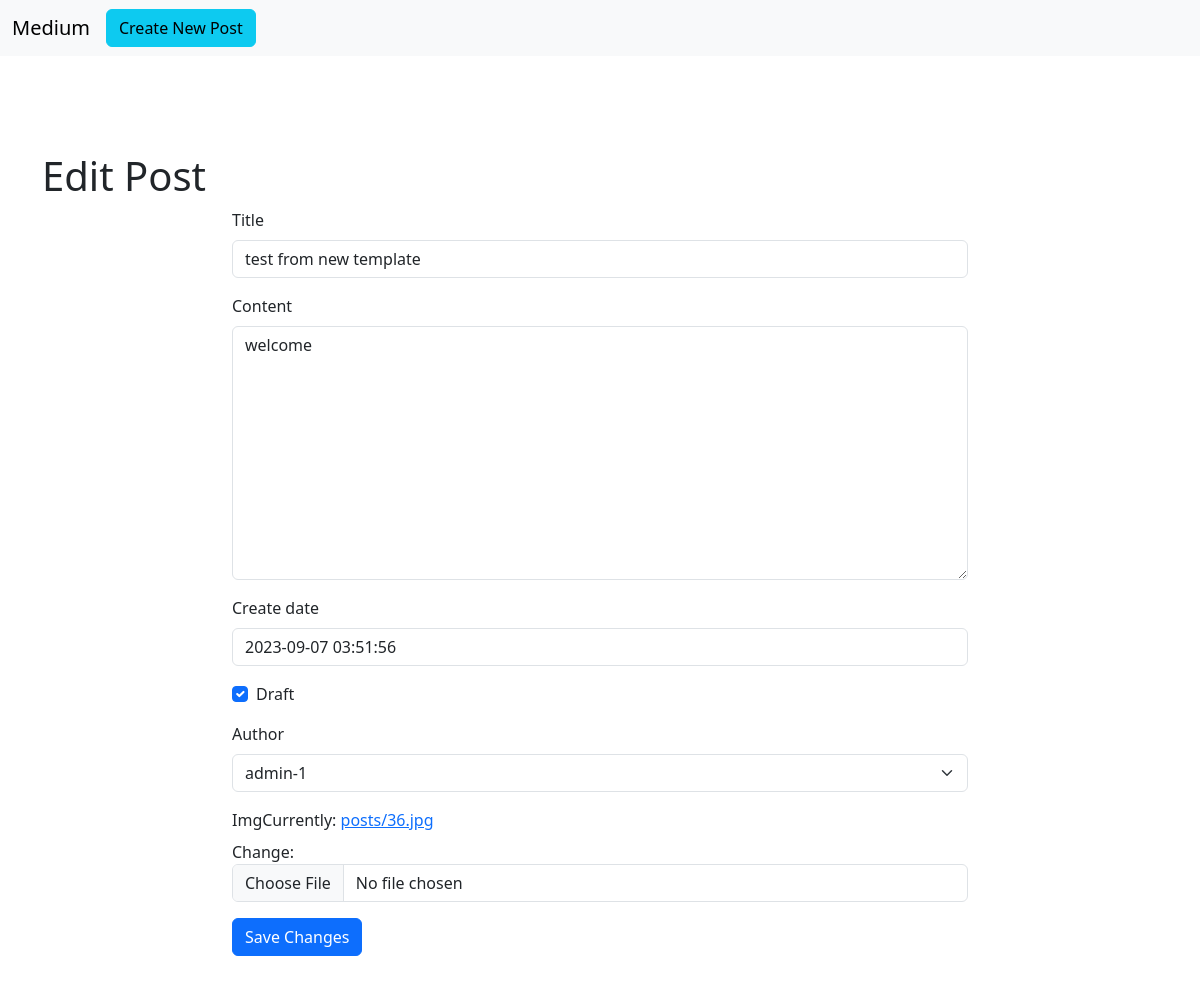
Page /blog/10/edit on the committed database.
### blog/models.py (models this page shows, shortened)
class Post(models.Model):
    title = models.CharField(max_length=100)
    content= models.TextField(max_length=30000)
    create_date= models.DateTimeField(default=timezone.now())
    draft = models.BooleanField(default=True)
    tags = TaggableManager()
    author = models.ForeignKey(User,on_delete=models.SET_NULL,null=True,blank=True,related_name='post_user')
    img =models.ImageField(upload_to='posts/',null=True)

### blog/views.py (the view)
# urls.py: path('blog/<int:pk>/edit' , PostUpdate.as_view()),
class PostUpdate(UpdateView):
    model = Post
    fields = '__all__'
    success_url = '/blog'
    template_name = 'blog/edit_post.html'

### blog/templates/blog/edit_post.html (shortened to what this page needs)
{% load django_bootstrap5 %}
<!doctype html>
<html lang="en">
  <head>
    <link rel="stylesheet" href="https://cdnjs.cloudflare.com/ajax/libs/bootstrap/5.3.1/css/bootstrap.min.css" />    <nav class="navbar navbar-expand-lg bg-body-tertiary">
        <div class="container-fluid">
          <a class="navbar-brand" href="/blog">Medium</a>
          <div class="collapse navbar-collapse" id="navbarSupportedContent">
            <a class="btn btn-info me-2" href="/blog/new">Create New Post</a>
          </div>
        </div>
      </nav>
      <div class="container mt-5">
        <div class="row py-5">
            <h1> Edit Post </h1>
                <div class="col-lg-8 mx-auto">
                    <form method="Post" enctype="multipart/form-data">
                        {% bootstrap_form form %}
                        {% bootstrap_button button_type="submit" content="Save Changes" %}
                    </form>
                </div>
        </div>
      </div>
    </body>
</html>

### rows in the picture
Post: title "test from new template", content "welcome", create_date "2023-09-07 03:51:56", draft "☑", author "admin-1"
